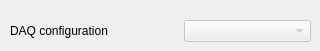
      <widget class="QWidget" name="tab_7">
       <property name="sizePolicy">
        <sizepolicy hsizetype="Expanding" vsizetype="Expanding">
         <horstretch>0</horstretch>
         <verstretch>0</verstretch>
        </sizepolicy>
       </property>
       <attribute name="title">
        <string>DAQ</string>
       </attribute>
       <widget class="QWidget" name="horizontalLayoutWidget_10">
        <property name="geometry">
         <rect>
          <x>10</x>
          <y>20</y>
          <width>301</width>
          <height>22</height>
         </rect>
        </property>
        <layout class="QHBoxLayout" name="horizontalLayout_27">
         <item>
          <widget class="QLabel" name="label_14">
           <property name="text">
            <string>DAQ configuration</string>
           </property>
          </widget>
         </item>
         <item>
          <spacer name="horizontalSpacer_11">
           <property name="orientation">
            <enum>Qt::Horizontal</enum>
           </property>
           <property name="sizeType">
            <enum>QSizePolicy::Minimum</enum>
           </property>
           <property name="sizeHint" stdset="0">
            <size>
             <width>40</width>
             <height>20</height>
            </size>
           </property>
          </spacer>
         </item>
         <item>
          <widget class="QComboBox" name="deviceDaqComboBox">
           <property name="enabled">
            <bool>false</bool>
           </property>
           <property name="sizePolicy">
            <sizepolicy hsizetype="Preferred" vsizetype="Expanding">
             <horstretch>0</horstretch>
             <verstretch>0</verstretch>
            </sizepolicy>
           </property>
           <property name="insertPolicy">
            <enum>QComboBox::NoInsert</enum>
           </property>
          </widget>
         </item>
        </layout>
       </widget>
      </widget>
